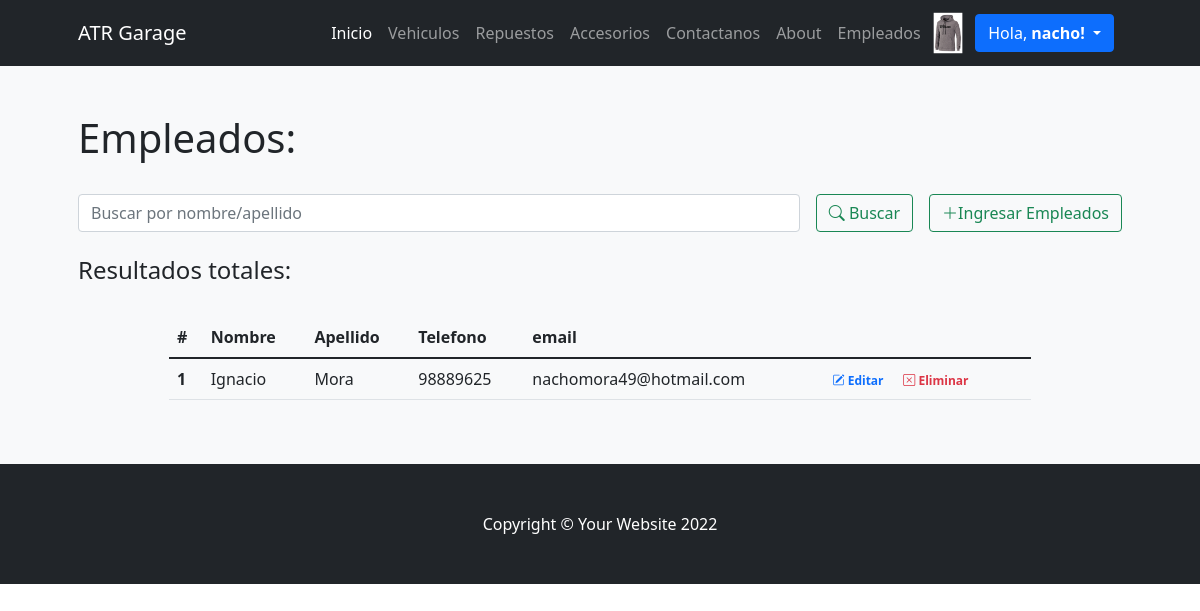
The page /empleados/ (signed in) on the database its author committed.
### ProyectoCoderApp/models.py (models this page shows)
class Avatar(models.Model):
    usuario = models.OneToOneField(User, on_delete=models.CASCADE)
    imagen = models.ImageField(upload_to="media/avatar/", blank=True, null=True)
    class Meta:
        verbose_name_plural = "Avatares"

class Empleado(models.Model):
    nombre = models.CharField(max_length=20)
    apellido = models.CharField(max_length=20)
    telefono = models.IntegerField()
    email = models.EmailField(blank=True, null=True)

### ProyectoCoderApp/views.py (the view)
# urls.py: path('empleados/', empleados, name='empleados'),
def empleados(request):
    if request.method == "POST":
        search = request.POST["search"]
        if search != "":
            empleados = Empleado.objects.filter( Q(nombre__icontains=search) | Q(apellido__icontains=search) ).values()
            return render(request,"ProyectoCoderApp/empleados.html",{"empleados":empleados, "search":True, "busqueda":search})
    empleados = Empleado.objects.all()
    return render(request,"ProyectoCoderApp/empleados.html",{"empleados":empleados, "search":False})

### ProyectoCoderApp/templates/ProyectoCoderApp/empleados.html (shortened to what this page needs)
{% extends 'ProyectoCoderApp/base.html' %}
{% load static %}
{% block contenidoPagina %}
<section class="bg-light py-5">
    <div class="container px-5">
        <h1>Empleados:</h1>
        <br>
        <div class="row gx-5 justify-content-center">
            <div class="col-lg-12">
                <form class="d-flex my-2 my-lg-0" action="" method="post">
                    <input class="flex-grow-0 form-control mr-sm-2" type="search" name="search" placeholder="Buscar por nombre/apellido" aria-label="Search">
                    <button class="btn btn-outline-success text-nowrap ms-3 my-2 my-sm-0" type="submit"> <i class="bi bi-search"></i> Buscar</button>
                    <a class="btn btn-outline-success text-nowrap ms-3 my-2 my-sm-0" href="{% url 'ingresar_empleado' %}"> <i class="bi bi-plus-lg"></i>Ingresar Empleados</a>
                </form>
            </div>
        </div>
        <br>
        <h4>Resultados
            {% if search %}
                para "{{busqueda}}":
            {% else %}
                totales:
            {% endif %}
        </h4>
        <br>
        <div class="row gx-5 justify-content-center">
            <div class="col-lg-10 table-responsive">
                <table class="table table-theme">
                    <thead>
                        <tr>
                            <th scope="col">#</th>
                            <th scope="col">Nombre</th>
                            <th scope="col">Apellido</th>
                            <th scope="col">Telefono</th>
                            <th scope="col">email</th>
                        </tr>
                    </thead>
                    <tbody>
                        {% for empleado in empleados %}
                            <tr>
                                <th scope="row">{{forloop.counter}}</th>
                                <td>{{empleado.nombre}}</td>
                                <td>{{empleado.apellido}}</td>
                                <td>{{empleado.telefono}}</td>
                                <td>{{empleado.email}}</td>
                                <td>
                                    <a href="{% url 'editar_empleado' empleado.id %}" class="text-primary badge badge-primary text-decoration-none"> <i class="bi bi-pencil-square"></i> Editar</a>
                                    <a href="{% url 'eliminar_empleado' empleado.id %}" class="text-danger badge badge-danger text-decoration-none"> <i class="bi bi-x-square"></i> Eliminar</a>
                                </td>
                            </tr>
                        {% endfor %}
                    </tbody>
                </table>
            </div>
        </div>
    </div>
</section>
{% endblock %}

### ProyectoCoderApp/templates/ProyectoCoderApp/base.html (shortened to what this page needs)
{% load static %}
<!DOCTYPE html>
<html lang="es">
    <head>
        <link rel="stylesheet" href="https://cdn.jsdelivr.net/npm/bootstrap-icons@1.8.3/font/bootstrap-icons.css">
        <link href="{% static 'css/styles.css' %}" rel="stylesheet" />
    </head>
    <body>
        <nav class="navbar navbar-expand-lg navbar-dark bg-dark">
            <div class="container px-5">
                <a class="navbar-brand" href="{% url 'index' %}">ATR Garage</a>
                <div class="collapse navbar-collapse" id="navbarSupportedContent">
                    <ul class="navbar-nav ms-auto mb-2 mb-lg-0">
                        <li class="nav-item"><a class="nav-link active" aria-current="page" href="{% url 'index' %}">Inicio</a></li>
                        <li class="nav-item"><a class="nav-link" href="{% url 'vehiculos' %}">Vehiculos</a></li>
                        <li class="nav-item"><a class="nav-link" href="{% url 'repuestos' %}">Repuestos</a></li>
                        <li class="nav-item"><a class="nav-link" href="{% url 'accesorios' %}">Accesorios</a></li>
                        <li class="nav-item"><a class="nav-link" href="{% url 'contacto' %}">Contactanos</a></li>
                        <li class="nav-item"><a class="nav-link" href="{% url 'about' %}">About</a></li>
                        {% if user.is_authenticated %}
                            <li class="nav-item"><a class="nav-link" href="{% url 'empleados' %}">Empleados</a></li>
                        {% endif %}
                    </ul>
                {% if user.is_authenticated %}
                    {% if user.avatar.imagen.url %}
                                <img class="rounded" src="{{ user.avatar.imagen.url }}" alt="" srcset="" style="height: 50px;">
                            {% else %}
                                <i class="bi bi-person-circle text-light my-2"></i>
                            {% endif %}
                    </div><div class="btn-group">
                        <button type="button" class="btn btn-primary dropdown-toggle mx-2" data-bs-toggle="dropdown" aria-expanded="false">
                            Hola, <b>{{ user.username }}!</b>
                        </button>
                        </div>
                        {% else %}
                {% comment %} {% endif %}
                {% if not user.is_authenticated %} {% endcomment %}
                    <li class="nav-item"><a class="btn btn-primary mx-2" href="{% url 'login' %}">Iniciar Sesión</a></li>
                    <li class="nav-item"><a class="btn btn-outline-primary" href="{% url 'register' %}">Registrarse</a></li>
                {% endif %}
            </div>
        </nav>
        {% block contenidoPagina %}
        {% endblock %}
        <footer class="py-5 bg-dark">
            <div class="container px-5"><p class="m-0 text-center text-white">Copyright &copy; Your Website 2022</p></div>
        </footer>
    </body>
</html>

### rows shown on the page
Empleado: nombre "Ignacio", apellido "Mora", telefono "98889625", email "nachomora49@hotmail.com"

### other values the page prints
{{ user.username }} "nacho"
